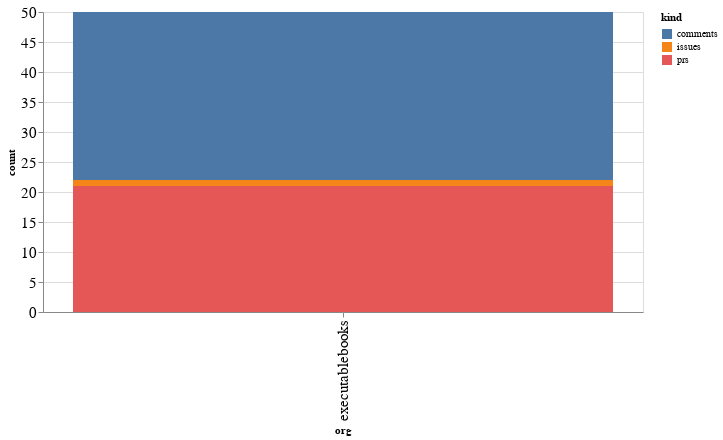

Notebook code cell kept with this figure:
### Code cell
alt.Chart(org_summaries, width=600).mark_bar().encode(
    x='org',
    y='count',
    color='kind',
    tooltip="org"
)

### Figure 1 — Vega-Lite specification as saved in the notebook (floating-point values rounded to 4 significant figures)
{"config": {"axisLeft": {"labelFontSize": 15}, "axisBottom": {"labelFontSize": 15}}, "data": {"name": "data-9be55a454b6b3f24d0a15003ee6602f4"}, "mark": "bar", "encoding": {"color": {"type": "nominal", "field": "kind"}, "tooltip": {"type": "nominal", "field": "org"}, "x": {"type": "nominal", "field": "org"}, "y": {"type": "quantitative", "field": "count"}}, "width": 600, "$schema": "https://vega.github.io/schema/vega-lite/v4.8.1.json", "datasets": {"data-9be55a454b6b3f24d0a15003ee6602f4": [{"org": "executablebooks", "kind": "comments", "count": 28}, {"org": "executablebooks", "kind": "issues", "count": 1}, {"org": "executablebooks", "kind": "prs", "count": 21}]}}
